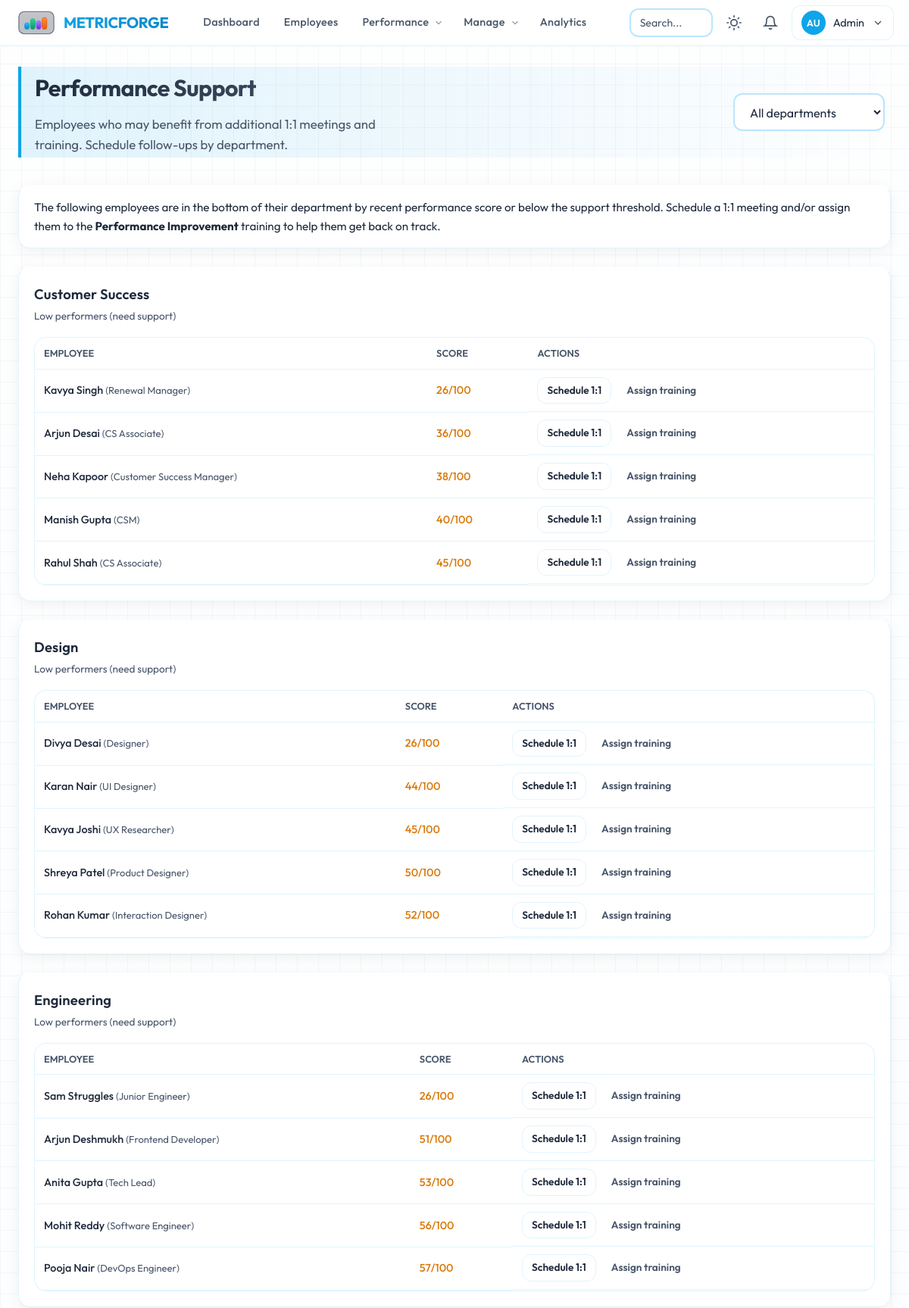
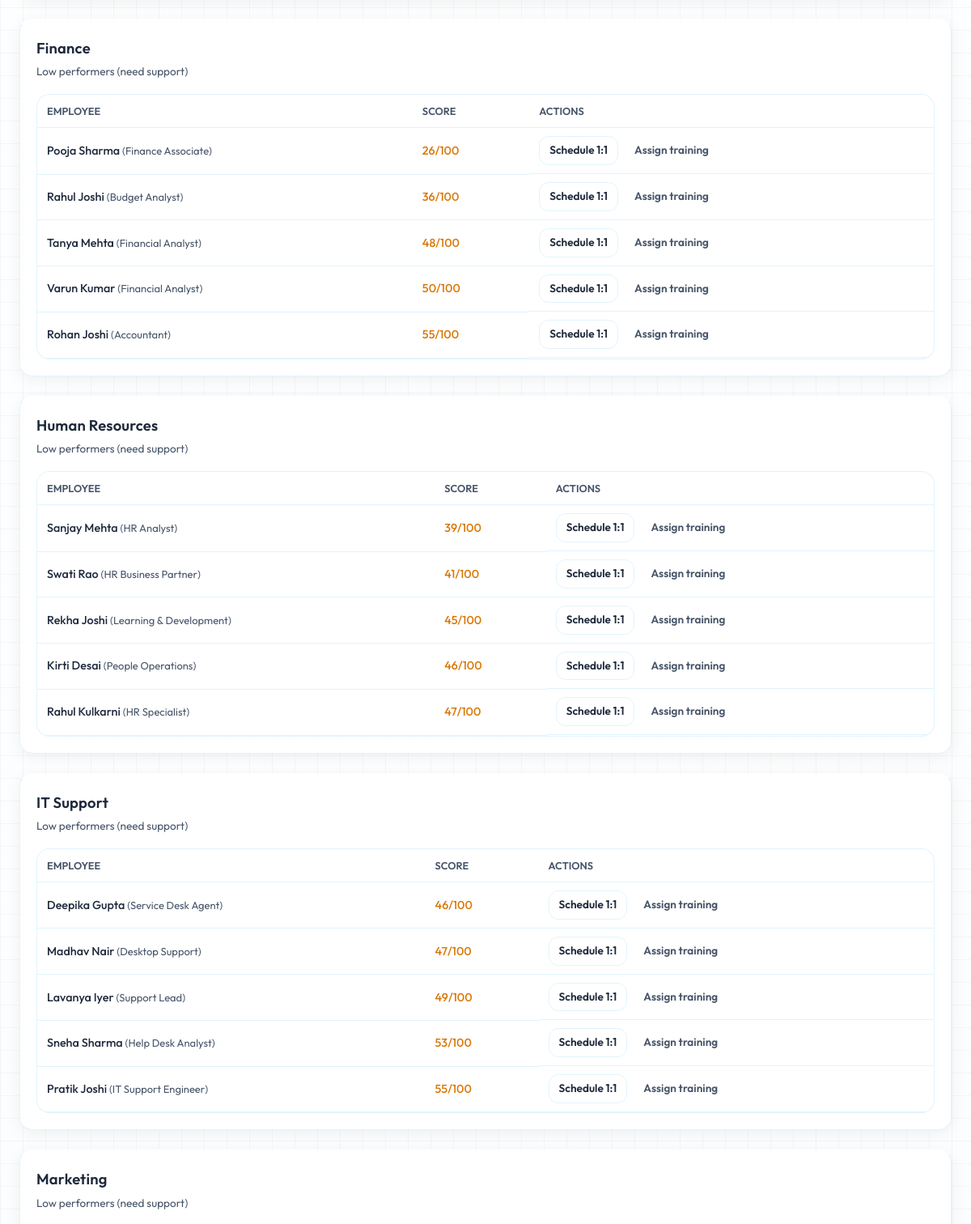
/performance-support/ (signed in, upper part), run on the app's committed database (2 pictures, top to bottom).
### app/models/user.py (models this page shows, shortened)
class User(UserMixin, db.Model):
    __tablename__ = "users"
    id = db.Column(db.Integer, primary_key=True)
    email = db.Column(db.String(120), unique=True, nullable=False, index=True)
    username = db.Column(db.String(80), unique=True, nullable=False, index=True)
    password_hash = db.Column(db.String(256), nullable=False)
    first_name = db.Column(db.String(80), nullable=False)
    last_name = db.Column(db.String(80), nullable=False)
    avatar_url = db.Column(db.String(256), nullable=True)
    role = db.Column(db.String(20), nullable=False, default=Role.EMPLOYEE)
    department_id = db.Column(db.Integer, db.ForeignKey("departments.id"), nullable=True)
    manager_id = db.Column(db.Integer, db.ForeignKey("users.id"), nullable=True)
    job_title = db.Column(db.String(120), nullable=True)
    phone = db.Column(db.String(24), nullable=True)
    is_active = db.Column(db.Boolean, default=True, nullable=False)
    created_at = db.Column(db.DateTime, default=datetime.utcnow)
    updated_at = db.Column(db.DateTime, default=datetime.utcnow, onupdate=datetime.utcnow)
    last_login = db.Column(db.DateTime, nullable=True)
    department = db.relationship("Department", foreign_keys=[department_id], backref=db.backref("members", lazy="dynamic"))
    manager = db.relationship("User", remote_side=[id], backref=db.backref("direct_reports", lazy="dynamic"))
    @property
    def full_name(self):
        return f"{self.first_name} {self.last_name}"
    def is_admin(self):
        return self.role == Role.ADMIN
    def is_manager(self):
        return self.role in (Role.ADMIN, Role.MANAGER)
    def can_manage_user(self, other):
        if other is None:
            return False
        if self.is_admin():
            return True

### app/models/department.py (models this page shows, shortened)
class Department(db.Model):
    __tablename__ = "departments"
    id = db.Column(db.Integer, primary_key=True)
    name = db.Column(db.String(120), nullable=False, unique=True)
    code = db.Column(db.String(20), nullable=True, unique=True)
    description = db.Column(db.Text, nullable=True)
    image_url = db.Column(db.String(255), nullable=True)
    head_id = db.Column(db.Integer, db.ForeignKey("users.id"), nullable=True)
    created_at = db.Column(db.DateTime, default=db.func.now())
    updated_at = db.Column(db.DateTime, default=db.func.now(), onupdate=db.func.now())
    head = db.relationship("User", foreign_keys=[head_id], backref=db.backref("headed_departments", lazy="dynamic"))

### app/routes/performance_support.py (the view)
@performance_support_bp.route("/")
@login_required
@manager_required
def index():
    department_id = request.args.get("department", type=int)
    departments = Department.query.order_by(Department.name).all()
    if not current_user.is_admin() and current_user.department_id:
        departments = [d for d in departments if d.id == current_user.department_id]
    low_by_dept = get_low_performers_by_department(
        department_id=department_id,
        bottom_n=5,
        max_score_below=50.0,
    )
    dept_list = []
    for dept_id, performers in low_by_dept.items():
        dept = Department.query.get(dept_id)
        if not dept:
            continue
        allowed = [
            (u, s) for u, s in performers
            if current_user.can_manage_user(u)
        ]
        if allowed:
            dept_list.append((dept, allowed))
    return render_template(
        "performance_support/index.html",
        dept_list=dept_list,
        departments=departments,
        selected_department_id=department_id,
    )

### app/utils/performance.py (called while the page is built)
def _clamp(value: Optional[float], minimum: float = 0.0, maximum: float = 100.0) -> Optional[float]:
    if value is None:
        return None
    return max(minimum, min(maximum, float(value)))

def compute_user_latest_score(
    user_id: int,
    months: int = 3,
    start_date: Optional[datetime] = None,
    end_date: Optional[datetime] = None,
) -> Optional[float]:
    from datetime import timedelta
    if end_date is None:
        end_date = datetime.utcnow()
    if start_date is None:
        start_date = end_date - timedelta(days=months * 31)
    series = compute_user_performance_series(
        user_id=user_id,
        start_date=start_date,
        end_date=end_date,
        max_points=months,
    )
    if not series:
        return None
    scores = [s for _, s in series]
    return round(sum(scores) / len(scores), 1)

### app/utils/rankings.py (called while the page is built)
def get_employees_with_scores(
    department_id: Optional[int] = None,
    months: int = RANKING_MONTHS,
) -> List[Tuple[User, float]]:
    query = User.query.filter(
        User.role == Role.EMPLOYEE,
        User.is_active.is_(True),
        User.department_id.isnot(None),
    )
    if department_id is not None:
        query = query.filter(User.department_id == department_id)
    users = query.all()
    result = []
    for u in users:
        score = compute_user_latest_score(u.id, months=months)
        result.append((u, score if score is not None else 0.0))
    result.sort(key=lambda x: x[1], reverse=True)
    return result

def get_overall_top_performers(
    top_n: int = 3,
    months: int = RANKING_MONTHS,
) -> List[Tuple[User, float]]:
    return get_employees_with_scores(department_id=None, months=months)[:top_n]

def get_low_performers_by_department(
    department_id: Optional[int] = None,
    bottom_n: int = 5,
    max_score_below: float = LOW_PERFORMER_THRESHOLD,
    months: int = RANKING_MONTHS,
) -> Dict[int, List[Tuple[User, float]]]:
    if department_id is not None:
        dept_ids = [department_id]
    else:
        dept_ids = [d.id for d in Department.query.order_by(Department.name).all()]
    out = {}
    for dept_id in dept_ids:
        ranked = get_employees_with_scores(department_id=dept_id, months=months)
        low = list(reversed(ranked))[:bottom_n]
        out[dept_id] = low
    return out

### app/templates/performance_support/index.html (shortened to what this page needs)
{% extends "base.html" %}
{% block content %}
<div class="page-header reveal">
    <div class="flex justify-between align-center flex-wrap gap-2">
        <div>
            <h1 class="page-title">Performance Support</h1>
            <p class="page-subtitle">Employees who may benefit from additional 1:1 meetings and training. Schedule follow-ups by department.</p>
        </div>
        {% if departments|length > 1 %}
        <form method="get" class="support-filter-form">
            <select id="dept-select" name="department" class="form-control" onchange="this.form.submit()">
                <option value="">All departments</option>
            </select>
        </form>
        {% endif %}
    </div>
</div>
<div class="support-intro card reveal">
    <p class="support-intro-text">The following employees are in the bottom of their department by recent performance score or below the support threshold. Schedule a 1:1 meeting and/or assign them to the <strong>Performance Improvement</strong> training to help them get back on track.</p>
</div>
<div class="support-grid reveal">
    {% for dept, performers in dept_list %}
    <section class="card support-card">
        <h2 class="card-title support-dept-title">{{ dept.name }}</h2>
        <p class="text-muted support-dept-sub">Low performers (need support)</p>
        <div class="table-wrap">
            <table class="support-table">
                <thead>
                    <tr>
                        <th>Employee</th>
                        <th>Score</th>
                        <th>Actions</th>
                    </tr>
                </thead>
                <tbody>
                    {% for user, score in performers %}
                    <tr>
                        <td>
                            <a href="{{ url_for('employees.view', user_id=user.id) }}" class="support-user-link">
                                {{ user.full_name }}
                                <span class="support-role">({{ user.job_title or 'Employee' }})</span>
                            </a>
                        </td>
                        <td><span class="support-score">{{ "%.0f"|format(score) }}/100</span></td>
                        <td class="support-actions">
                            <a href="{{ url_for('meetings.create') }}?employee_id={{ user.id }}" class="btn btn-secondary btn-sm">Schedule 1:1</a>
                            <a href="{{ url_for('training.assign_user', user_id=user.id) }}" class="btn btn-ghost btn-sm">Assign training</a>
                        </td>
                    </tr>
                    {% endfor %}
                </tbody>
            </table>
        </div>
    </section>
    {% endfor %}
</div>
{% endblock %}

### app/templates/base.html (shortened to what this page needs)
<!DOCTYPE html>
<html lang="en" data-theme="light">
<head>
    <link rel="stylesheet" href="{{ url_for('static', filename='css/main.css') }}">
</head>
<body class="page-wrap">
    {% if current_user.is_authenticated %}
    <header class="main-header">
        <div class="header-inner">
            <a href="{{ url_for('dashboard.home') }}" class="logo logo-bar-graph" id="main-logo" role="button" aria-label="MetricForge home">
                <span class="logo-text">MetricForge</span>
            </a>
            <nav class="main-nav" aria-label="Main">
                <a href="{{ url_for('dashboard.home') }}" class="nav-link" data-tooltip="Overview, goals &amp; activity">Dashboard</a>
                <a href="{{ url_for('employees.index') }}" class="nav-link" data-tooltip="Browse team members">Employees</a>
                <div class="nav-item-dropdown">
                    <a href="#" class="nav-link nav-dropdown-trigger" onclick="return false;">
                        Performance
                        <svg class="chevron-icon" viewBox="0 0 24 24" fill="none" stroke="currentColor" stroke-width="2"><polyline points="6 9 12 15 18 9"/></svg>
                    </a>
                </div>
                {% if current_user.is_manager() or current_user.is_admin() %}
                <div class="nav-item-dropdown">
                    <a href="#" class="nav-link nav-dropdown-trigger" onclick="return false;">
                        Manage
                        <svg class="chevron-icon" viewBox="0 0 24 24" fill="none" stroke="currentColor" stroke-width="2"><polyline points="6 9 12 15 18 9"/></svg>
                    </a>
                </div>
                {% endif %}
                <a href="{{ url_for('analytics.index') }}" class="nav-link" data-tooltip="Org analytics">Analytics</a>
            </nav>
            <div class="header-actions">
                <div class="search-wrap">
                    <input type="search" id="global-search" class="search-input" placeholder="Search..." autocomplete="off">
                </div>
                <button type="button" class="btn-icon theme-toggle" id="theme-toggle" aria-label="Toggle theme">
                    <svg class="icon-sun" viewBox="0 0 24 24" fill="none" stroke="currentColor" stroke-width="2" stroke-linecap="round"><circle cx="12" cy="12" r="5"/><path d="M12 1v2M12 21v2M4.22 4.22l1.42 1.42M18.36 18.36l1.42 1.42M1 12h2M21 12h2M4.22 19.78l1.42-1.42M18.36 5.64l1.42-1.42"/></svg>
                </button>
                <a href="{{ url_for('notifications.index') }}" class="btn-icon notif-link" aria-label="Notifications">
                    <svg viewBox="0 0 24 24" fill="none" stroke="currentColor" stroke-width="2" stroke-linecap="round"><path d="M18 8A6 6 0 0 0 6 8c0 7-3 9-3 9h18s-3-2-3-9"/><path d="M13.73 21a2 2 0 0 1-3.46 0"/></svg>
                </a>
                <div class="user-menu-wrap">
                    <button type="button" class="user-menu-btn" id="user-menu-btn" aria-expanded="false">
                        {% if current_user.avatar_url %}
                        <img src="{{ url_for('static', filename=current_user.avatar_url) }}" alt="" class="avatar-sm">
                        {% else %}
                        <span class="avatar-placeholder">{{ (current_user.first_name[0] + current_user.last_name[0])|upper }}</span>
                        {% endif %}
                        <span class="user-name">{{ current_user.first_name }}</span>
                        <svg class="chevron-icon" viewBox="0 0 24 24" fill="none" stroke="currentColor" stroke-width="2"><polyline points="6 9 12 15 18 9"/></svg>
                    </button>
                </div>
            </div>
        </div>
    </header>
    <main class="main-content">
        {% block content %}{% endblock %}
    </main>
    {% endif %}
</body>
</html>

### app/templates/performance_support/index.html (style rules this page uses)
.support-filter-form { display: inline-flex; }
.support-filter-form .form-control { min-width: 200px; }
.support-intro { margin-bottom: 24px; padding: 16px 20px; }
.support-intro-text { margin: 0; font-size: 0.95rem; color: var(--text); }
.support-grid { display: flex; flex-direction: column; gap: 24px; }
.support-card { padding: 20px; }
.support-dept-title { margin-bottom: 4px; }
.support-dept-sub { margin: 0 0 16px; font-size: 0.85rem; }
.table-wrap { overflow-x: auto; }
.support-table { width: 100%; border-collapse: collapse; font-size: 0.9rem; }
.support-table th, .support-table td { padding: 10px 12px; text-align: left; border-bottom: 1px solid var(--surface-border); }
.support-table th { color: var(--text-muted); font-weight: 600; font-size: 0.8rem; text-transform: uppercase; }
.support-user-link { color: var(--text); text-decoration: none; font-weight: 500; }
.support-role { color: var(--text-muted); font-weight: normal; font-size: 0.9em; }
.support-score { color: var(--warning); font-weight: 500; }
.support-actions { display: flex; gap: 8px; flex-wrap: wrap; }

### data on the page
User: first_name+last_name "AU", first_name "Admin"
Department: name "Customer Success"
User: full_name "Kavya Singh", job_title "Renewal Manager", score "26"
User: full_name "Arjun Desai", job_title "CS Associate", score "36"
User: full_name "Neha Kapoor", job_title "Customer Success Manager", score "38"
User: full_name "Manish Gupta", job_title "CSM", score "40"
User: full_name "Rahul Shah", job_title "CS Associate", score "45"
Department: name "Design"
User: full_name "Divya Desai", job_title "Designer", score "26"
User: full_name "Karan Nair", job_title "UI Designer", score "44"
User: full_name "Kavya Joshi", job_title "UX Researcher", score "45"
User: full_name "Shreya Patel", job_title "Product Designer", score "50"
User: full_name "Rohan Kumar", job_title "Interaction Designer", score "52"
Department: name "Engineering"
User: full_name "Sam Struggles", job_title "Junior Engineer", score "26"
User: full_name "Arjun Deshmukh", job_title "Frontend Developer", score "51"
User: full_name "Anita Gupta", job_title "Tech Lead", score "53"
User: full_name "Mohit Reddy", job_title "Software Engineer", score "56"
User: full_name "Pooja Nair", job_title "DevOps Engineer", score "57"
Department: name "Finance"
User: full_name "Pooja Sharma", job_title "Finance Associate", score "26"
User: full_name "Rahul Joshi", job_title "Budget Analyst", score "36"
User: full_name "Tanya Mehta", job_title "Financial Analyst", id "48"
User: full_name "Varun Kumar", job_title "Financial Analyst", score "50"
User: full_name "Rohan Joshi", job_title "Accountant", score "55"
Department: name "Human Resources"
User: full_name "Sanjay Mehta", job_title "HR Analyst", score "39"
User: full_name "Swati Rao", job_title "HR Business Partner", score "41"
User: full_name "Rekha Joshi", job_title "Learning & Development", score "45"
User: full_name "Kirti Desai", job_title "People Operations", score "46"
User: full_name "Rahul Kulkarni", job_title "HR Specialist", score "47"
Department: name "IT Support"
User: full_name "Deepika Gupta", job_title "Service Desk Agent", score "46"
User: full_name "Madhav Nair", job_title "Desktop Support", score "47"
User: full_name "Lavanya Iyer", job_title "Support Lead", score "49"
User: full_name "Sneha Sharma", job_title "Help Desk Analyst", score "53"
User: full_name "Pratik Joshi", job_title "IT Support Engineer", score "55"
Department: name "Marketing"
